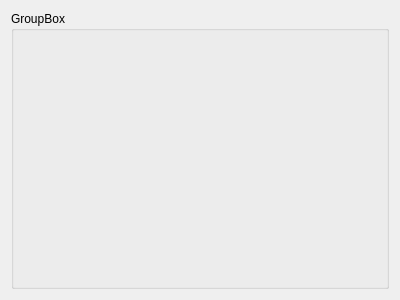
<?xml version="1.0" encoding="UTF-8"?>
<ui version="4.0">
 <class>ModelForm</class>
 <widget class="QWidget" name="ModelForm">
  <property name="geometry">
   <rect>
    <x>0</x>
    <y>0</y>
    <width>400</width>
    <height>300</height>
   </rect>
  </property>
  <property name="windowTitle">
   <string>Form</string>
  </property>
  <layout class="QGridLayout" name="gridLayout">
   <item row="0" column="0">
    <widget class="QGroupBox" name="groupBox">
     <property name="title">
      <string>GroupBox</string>
     </property>
    </widget>
   </item>
  </layout>
 </widget>
 <resources/>
 <connections/>
</ui>
